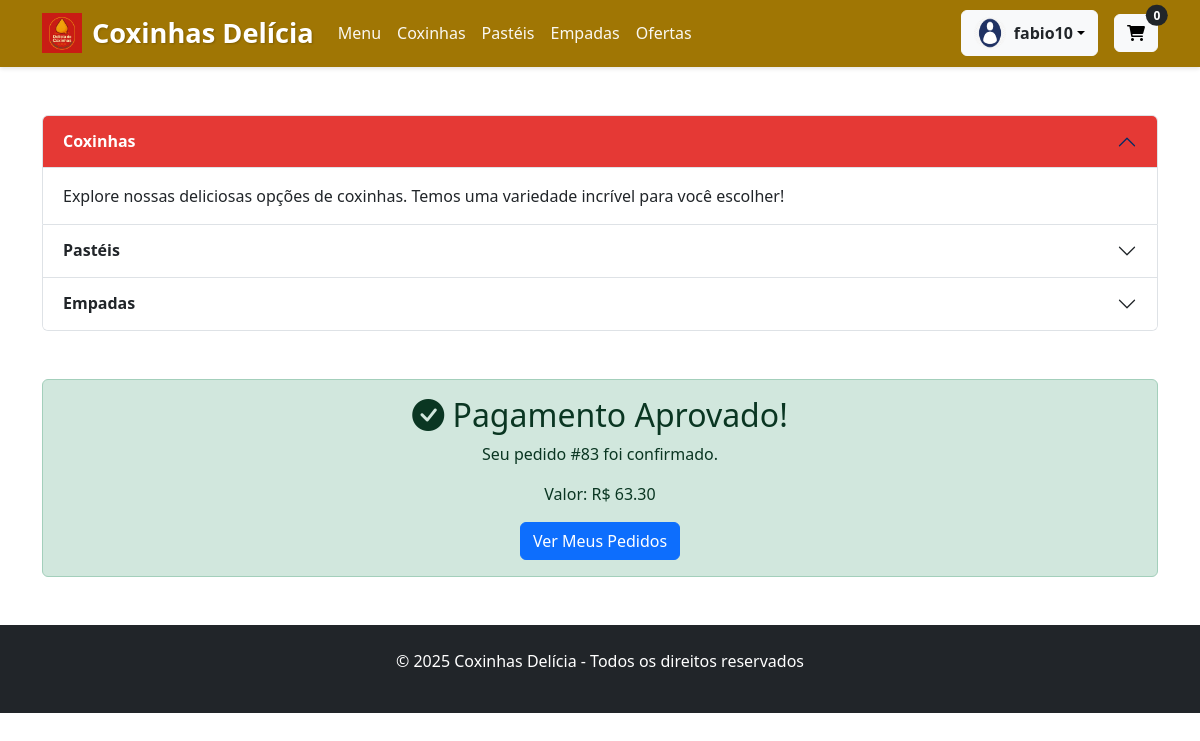
Screenshot of /pagamento/aprovado/83/ (signed in) with the database file from the repository.
### cardapio/models.py (models this page shows, shortened)
class Usuario(AbstractUser):
    endereco = models.TextField(blank=True)
    telefone = models.CharField(max_length=15, default='')
    cep = models.CharField(max_length=9, verbose_name='CEP', default='00000-000')
    cidade = models.CharField(max_length=100, default='Não informado')
    rua = models.CharField(max_length=200, default='Não informado')
    numero = models.CharField(max_length=10, default='S/N')
    complemento = models.CharField(max_length=100, blank=True)
    class Meta:
        verbose_name = 'Cliente'
        verbose_name_plural = 'Clientes'

class Pedido(models.Model):
    METODO_PAGAMENTO = [
        ('pix', 'PIX'),
        ('cartao', 'Cartão de Crédito'),
        ('mercado_pago', 'Mercado Pago')
    ]
    STATUS_CHOICES = [
        ('pending', 'Pendente'),
        ('approved', 'Aprovado'),
        ('rejected', 'Rejeitado'),
        ('refunded', 'Reembolsado'),
        ('processing', 'Processando')
    ]
    usuario = models.ForeignKey(settings.AUTH_USER_MODEL, on_delete=models.CASCADE)
    data_pedido = models.DateTimeField(default=timezone.now)
    total = models.DecimalField(max_digits=10, decimal_places=2)
    status = models.CharField(max_length=20, choices=STATUS_CHOICES, default='pending')
    codigo_transacao = models.CharField(max_length=100, unique=True, blank=True, null=True)
    codigo_pix = models.CharField(max_length=100, blank=True, null=True)
    class Meta:
        verbose_name = 'Pedido'
        ordering = ['-data_pedido']

### cardapio/views.py (the view)
# urls.py: path('pagamento/aprovado/<int:pedido_id>/', views.pagamento_aprovado, name='pagamento_aprovado'),
@login_required
def pagamento_aprovado(request, pedido_id):
    pedido = get_object_or_404(Pedido, id=pedido_id, usuario=request.user)
    return render(request, 'cardapio/pagamento_aprovado.html', {'pedido': pedido})

### cardapio/templates/cardapio/pagamento_aprovado.html
{% extends 'cardapio/base.html' %}
{% block content %}
<div class="container my-5 text-center">
    <div class="alert alert-success">
        <h2><i class="bi bi-check-circle-fill"></i> Pagamento Aprovado!</h2>
        <p>Seu pedido #{{ pedido.id }} foi confirmado.</p>
        <p>Valor: R$ {{ pedido.total|floatformat:2 }}</p>
        <a href="{% url 'meus_pedidos' %}" class="btn btn-primary">
            Ver Meus Pedidos
        </a>
    </div>
</div>
{% endblock %}

### cardapio/templates/cardapio/base.html (shortened to what this page needs)
<!DOCTYPE html>
{% load static %}
<html lang="pt-br">
<head>
    <link href="https://cdn.jsdelivr.net/npm/bootstrap@5.3.0/dist/css/bootstrap.min.css" rel="stylesheet">
    <link rel="stylesheet" href="https://cdnjs.cloudflare.com/ajax/libs/font-awesome/6.0.0/css/all.min.css">
    <link rel="stylesheet" href="https://cdn.jsdelivr.net/npm/bootstrap-icons@1.8.0/font/bootstrap-icons.css">
</head>
<body>
    <nav class="navbar navbar-expand-lg navbar-dark">
        <div class="container">
            <a class="navbar-brand" href="{% url 'menu' %}">
                <img src="{% static 'images/logo.png' %}" alt="Logo Coxinhas Delícia" class="logo">
                Coxinhas Delícia
            </a>
            <div class="collapse navbar-collapse" id="navbarNav">
                <ul class="navbar-nav me-auto">
                    <li class="nav-item">
                        <a class="nav-link" href="{% url 'menu' %}">Menu</a>
                    </li>
                    <li class="nav-item">
                        <a class="nav-link" href="{% url 'menu' %}?categoria=Coxinha">Coxinhas</a>
                    </li>
                    <li class="nav-item">
                        <a class="nav-link" href="{% url 'menu' %}?categoria=Pastel">Pastéis</a>
                    </li>
                    <li class="nav-item">
                        <a class="nav-link" href="{% url 'menu' %}?categoria=Empada">Empadas</a>
                    </li>
                    <li class="nav-item">
                        <a class="nav-link" href="{% url 'menu' %}?categoria=Oferta">Ofertas</a>
                    </li>
                </ul>
                <div class="d-flex align-items-center">
                    {% if user.is_authenticated %}
                    <div class="dropdown user-dropdown">
                        <button class="btn btn-light dropdown-toggle d-flex align-items-center" type="button" id="userDropdown" data-bs-toggle="dropdown" aria-expanded="false">
                            <img src="{% static 'images/avata.png' %}" alt="Avatar" class="user-avatar">
                            <span class="fw-semibold text-dark">{{ user.get_full_name|default:user.username }}</span>
                        </button>
                    </div>
                    {% endif %}
                    <a href="{% url 'ver_carrinho' %}" class="btn btn-light position-relative ms-3">
                        <i class="fas fa-shopping-cart"></i>
                        <span class="position-absolute top-0 start-100 translate-middle badge rounded-pill bg-dark">
                            {{ request.session.carrinho_count|default:0 }}
                        </span>
                    </a>
                </div>
            </div>
        </div>
    </nav>
    <div class="container mt-5">
        <div class="accordion" id="accordionExample">
            <div class="accordion-item">
                <h2 class="accordion-header" id="headingOne">
                    <button class="accordion-button" type="button" data-bs-toggle="collapse" data-bs-target="#collapseOne" aria-expanded="true" aria-controls="collapseOne">
                        Coxinhas
                    </button>
                </h2>
                <div id="collapseOne" class="accordion-collapse collapse show" aria-labelledby="headingOne" data-bs-parent="#accordionExample">
                    <div class="accordion-body">
                        Explore nossas deliciosas opções de coxinhas. Temos uma variedade incrível para você escolher!
                    </div>
                </div>
            </div>
            <div class="accordion-item">
                <h2 class="accordion-header" id="headingTwo">
                    <button class="accordion-button collapsed" type="button" data-bs-toggle="collapse" data-bs-target="#collapseTwo" aria-expanded="false" aria-controls="collapseTwo">
                        Pastéis
                    </button>
                </h2>
            </div>
            <div class="accordion-item">
                <h2 class="accordion-header" id="headingThree">
                    <button class="accordion-button collapsed" type="button" data-bs-toggle="collapse" data-bs-target="#collapseThree" aria-expanded="false" aria-controls="collapseThree">
                        Empadas
                    </button>
                </h2>
            </div>
        </div>
    </div>
    {% block content %}{% endblock %}
    <footer class="bg-dark text-white py-4 mt-5">
        <div class="container text-center">
            <p>&copy; {% now "Y" %} Coxinhas Delícia - Todos os direitos reservados</p>
        </div>
    </footer>
</body>
</html>

### cardapio/templates/cardapio/base.html (style rules this page uses)
.navbar { background-color: #a07604; box-shadow: 0 2px 4px rgba(0,0,0,0.1); }
.navbar-brand { font-weight: bold; font-size: 1.7rem; display: flex; align-items: center; color: #ffffff !important; text-shadow: 1px 1px 2px rgba(0,0,0,0.2); }
.logo { height: 40px; margin-right: 10px; }
.user-dropdown { margin-left: 15px; }
.user-avatar { width: 32px; height: 32px; border-radius: 50%; margin-right: 8px; }
.nav-link { color: #ffffff !important; font-weight: 500; transition: all 0.3s ease; opacity: 0.95; }
.accordion-button:not(.collapsed) { background-color: #e53935; color: white; }
.accordion-button { font-weight: bold; }

### rows the page displays
Usuario: get_full_name "fabio10"
Pedido: id "83", total "63.30"

### other values shown
{{ request.session.carrinho_count|default:0 }} "0"
